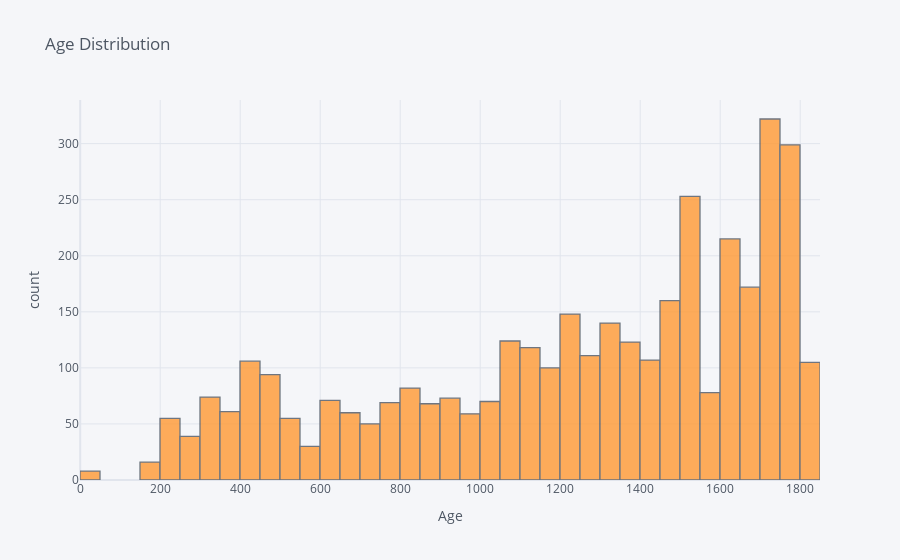

Notebook source saved alongside this figure:
### Code cell
artifacts['age'].iplot(kind='hist', xTitle='Age',
                  yTitle='count', title='Age Distribution')

### Figure 1 — Plotly figure (JSON) as saved in the notebook; plotly's stock layout.template omitted (floating-point values rounded to 4 significant figures; data arrays with more than 128 entries replaced by an {"elided": "..."} marker saying what was removed)
{"data": [{"histfunc": "count", "histnorm": "", "marker": {"color": "rgba(255, 153, 51, 1.0)", "line": {"color": "#4D5663", "width": 1.3}}, "name": "age", "opacity": 0.8, "orientation": "v", "type": "histogram", "x": {"elided": "3715 int values"}}], "layout": {"barmode": "overlay", "legend": {"bgcolor": "#F5F6F9", "font": {"color": "#4D5663"}}, "paper_bgcolor": "#F5F6F9", "plot_bgcolor": "#F5F6F9", "title": {"font": {"color": "#4D5663"}, "text": "Age Distribution"}, "xaxis": {"gridcolor": "#E1E5ED", "showgrid": true, "tickfont": {"color": "#4D5663"}, "title": {"font": {"color": "#4D5663"}, "text": "Age"}, "zerolinecolor": "#E1E5ED"}, "yaxis": {"gridcolor": "#E1E5ED", "showgrid": true, "tickfont": {"color": "#4D5663"}, "title": {"font": {"color": "#4D5663"}, "text": "count"}, "zerolinecolor": "#E1E5ED"}}}
